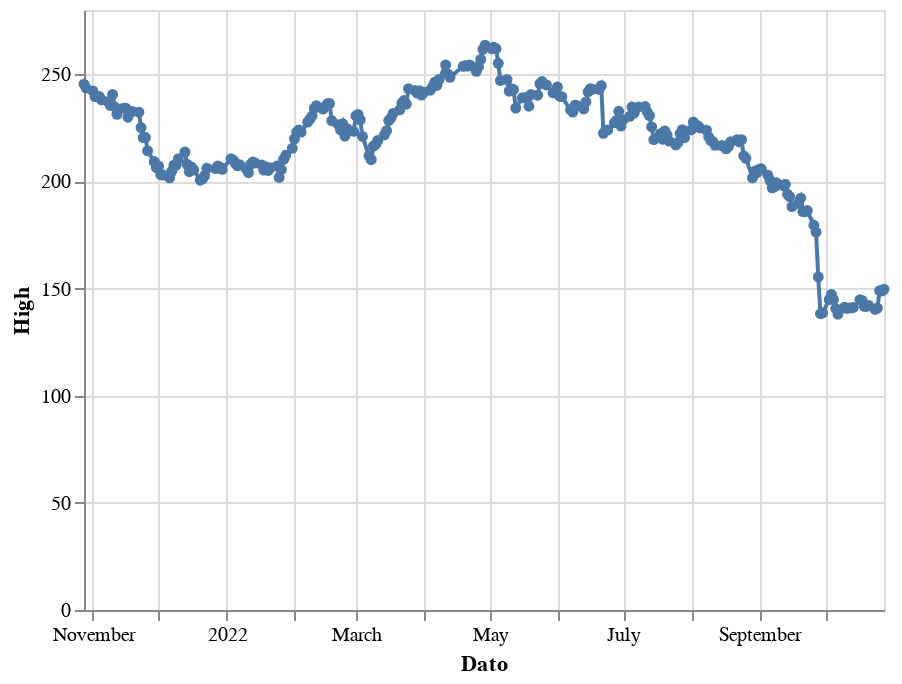

Source (notebook cell):
### Code cell
alt.Chart(data).mark_line(point=True).encode(
    x='Dato',
    y='High'
)

### Figure 1 — Vega-Lite specification as saved in the notebook (floating-point values rounded to 4 significant figures; data arrays with more than 128 entries replaced by an {"elided": "..."} marker saying what was removed)
{"config": {"view": {"continuousWidth": 400, "continuousHeight": 300}}, "data": {"name": "data-22c9ec54a352453b67154210ac259147"}, "mark": {"type": "line", "point": true}, "encoding": {"x": {"field": "Dato", "type": "temporal"}, "y": {"field": "High", "type": "quantitative"}}, "$schema": "https://vega.github.io/schema/vega-lite/v4.17.0.json", "datasets": {"data-22c9ec54a352453b67154210ac259147": {"elided": "254 records"}}}
